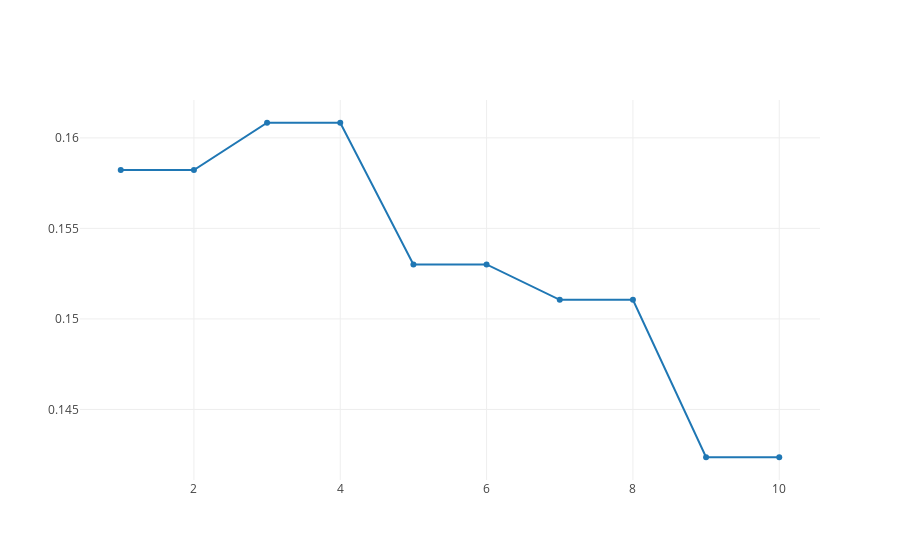

Notebook code for this chart:
### Code cell
norm_spam_knn_plot = go.Scatter(
    y = norm_smap_knn_loos,
    x = rang,
    mode = 'lines+markers',
    name = 'lines+markers'
)

plotly.offline.iplot([norm_spam_knn_plot], filename='line-mode')

### Figure 1 — Plotly figure (JSON) as saved in the notebook; plotly's stock layout.template omitted (floating-point values rounded to 4 significant figures)
{"data": [{"mode": "lines+markers", "name": "lines+markers", "type": "scatter", "uid": "ea164e92-0f8a-4dec-96ef-6da84a0b7fdb", "x": [1, 2, 3, 4, 5, 6, 7, 8, 9, 10], "y": [0.1582, 0.1582, 0.1608, 0.1608, 0.153, 0.153, 0.1511, 0.1511, 0.1424, 0.1424]}], "layout": {}}
